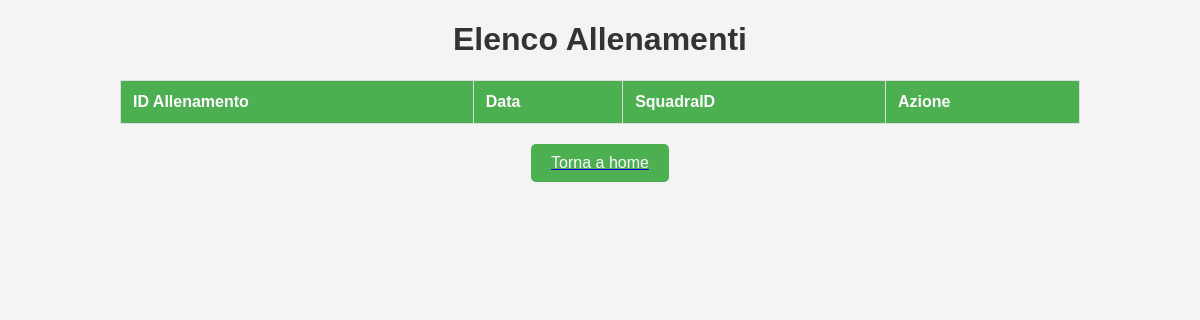
Page /phpAPI/php/visualizzaallenamenti.php on the earlier database version.
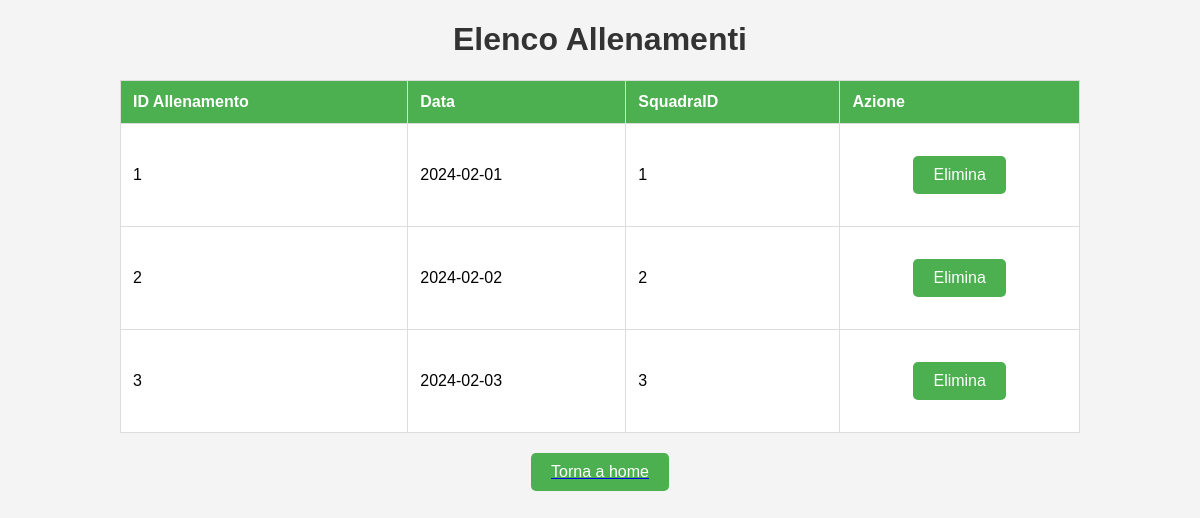
Same page on the later database version.
### tables this page shows
CREATE TABLE IF NOT EXISTS Allenamento (
    AllenamentoID INT PRIMARY KEY AUTO_INCREMENT,
    Data DATE,
    SquadraID VARCHAR(255) REFERENCES Squadra(SquadraID)
);

### phpAPI/php/visualizzaallenamenti.php (the view, shortened to what this page needs)
<!DOCTYPE html>
<html lang="en">
<head>
</head>
<body>
<h1>Elenco Allenamenti</h1>
<?php
$servername = "localhost";
$username = "root";
$password = "";
$dbname = "TeamTactiCoach";
$conn = new mysqli($servername, $username, $password, $dbname);
$sql = "SELECT * FROM Allenamento";
$result = $conn->query($sql);
    echo "<table border='1'>
            <tr>
                <th>ID Allenamento</th>
                <th>Data</th>
                <th>SquadraID</th>
                <th>Azione</th>
            </tr>";
    while ($row = $result->fetch_assoc()) {
        echo "<tr id='row".$row["AllenamentoID"]."'>
                <td>" . $row["AllenamentoID"] . "</td>
                <td>" . $row["Data"] . "</td>
                <td>" . $row["SquadraID"] . "</td>
                <td><button class='delete' data-id='".$row["AllenamentoID"]."'>Elimina</button></td>
              </tr>";
    }
    echo "</table>";
?>
<a href="homeadmin.php"><button>Torna a home</button></a>
</body>
</html>

Differences in the rows shown:
added allenamento: AllenamentoID "1", Data "2024-02-01", SquadraID "1"
added allenamento: AllenamentoID "2", Data "2024-02-02", SquadraID "2"
added allenamento: AllenamentoID "3", Data "2024-02-03", SquadraID "3"
